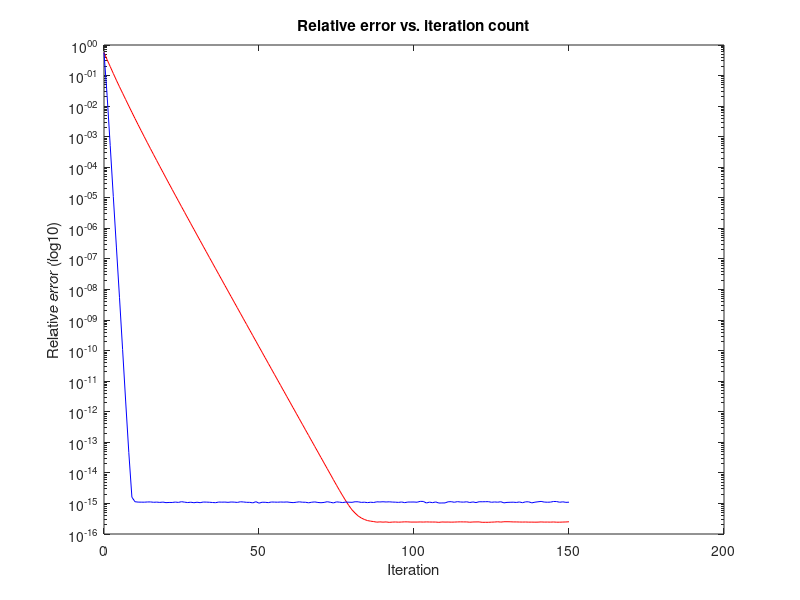

This chart was generated by the following MATLAB code:
%% Example of the RWF and IRWF algorithm under 1D Gaussian designs
% The code below is adapted from implementation of the TWF desinged by Y. Chen and E. Candes, Wirtinger Flow algorithm designed and implemented by E. Candes, X. Li, and M. Soltanolkotabi
clear;
%% Set Parameters
if exist('Params')                == 0,  Params.n2          = 1;    end
if isfield(Params, 'n1')          == 0,  Params.n1          = 1024; end             % signal dimension
if isfield(Params, 'm')           == 0,  Params.m           = 8* Params.n1;  end     % number of measurements
if isfield(Params, 'cplx_flag')   == 0,  Params.cplx_flag   = 0;    end             % real: cplx_flag = 0;  complex: cplx_flag = 1;
if isfield(Params, 'grad_type')   == 0,  Params.grad_type   = 'TWF_Poiss';  end     % 'TWF_Poiss': Poisson likelihood

if isfield(Params, 'alpha_lb')    == 0,  Params.alpha_lb    = 0.5;  end
if isfield(Params, 'alpha_ub')    == 0,  Params.alpha_ub    = 5;    end
if isfield(Params, 'alpha_h')     == 0,  Params.alpha_h     = 5;    end
if isfield(Params, 'alpha_y')     == 0,  Params.alpha_y     = 3;    end 
if isfield(Params, 'T')           == 0,  Params.T           = 150;  end    	% number of iterations
if isfield(Params, 'mu')          == 0,  Params.mu          = 0.2;  end		% step size / learning parameter 0.3 is best for twf, 0.2 is best fwf; 0.12 is best for nesterov
if isfield(Params, 'npower_iter') == 0,  Params.npower_iter = 30;   end		% number of power iterations

n           = Params.n1;    
m           = Params.m;         
cplx_flag	= Params.cplx_flag;  % real-valued: cplx_flag = 0;  complex-valued: cplx_flag = 1;    
display(Params)
        
%% make the data


x = randn(n,1)+ cplx_flag * 1i * randn(n,1);
xnorm=norm(x)

Amatrix = (randn(m,n)+ cplx_flag * 1i * randn(m,n)) / (sqrt(2)^cplx_flag);
A  = @(I) Amatrix  * I;
At = @(Y) Amatrix' * Y;
y  = abs(A(x)); % y_i=|a_i x|

%% Initialization
npower_iter = Params.npower_iter;           % Number of power iterations 
z0 = randn(n,Params.n2); z0 = z0/norm(z0,'fro');    % Initial guess 
%normest = sqrt(pi/2)*sum(y(:))/numel(y(:));
    tol = 1e-14;

 normest = (sqrt(pi/2)*(1-Params.cplx_flag)+sqrt(4/pi)*Params.cplx_flag)*sum(y(:))/numel(y(:))
ytr=y.* (abs(y) > 1 * normest );% truncated version
for tt = 1:npower_iter,                     
    z0 = At( ytr.* (A(z0)) ); z0 = z0/norm(z0,'fro');
end
z0 = normest * z0;                   % Apply scaling

%% reshaped Wirtinger flow
Relerrs=zeros(Params.T+1,1);
z=z0;
Relerrs(1) = norm(x - exp(-1i*angle(trace(x'*z))) * z, 'fro')/norm(x,'fro'); % Initial rel. error

mu=0.8+0.4*cplx_flag;% real step size 0.8/ complex step size1.2
t=1;
while t<=Params.T
    yz=Amatrix*z;
 %   ang   =  Params.cplx_flag*exp(1i * angle(yz)) +(1 - Params.cplx_flag) * sign(yz);
    z = z - mu* (m\At(yz-y.*yz./abs(yz)));
  Relerrs(t+1)=norm(x - exp(-1i*angle(trace(x'*z))) * z, 'fro')/norm(x,'fro');
    t=t+1;
end
T = Params.T;
fprintf('Relative error after initialization: %f\n', Relerrs(1))
fprintf('RWF Relative error after %d iterations: %14f\n', t, Relerrs(t))
 
figure, h1=semilogy(0:T,Relerrs,'-r'); 
xlabel('Iteration'), ylabel('Relative error (log10)'), ...
     title('Relative error vs. iteration count')
 hold on;
%% --- minibatch Incremental Reshaped Wirtinger Flow (IRWF) ---%
z=z0;
Relerrs=zeros(Params.T+1,1);

Relerrs(1) = norm(x - exp(-1i*angle(trace(x'*z))) * z, 'fro')/norm(x,'fro'); % Initial rel. error
mu=1;
sgd=Params.m;
batch=64; %batch=1 if for IRWF, 
tic;
for t = 1: Params.T,
        for i=1:batch:sgd-batch+1

            Asub=Amatrix(i:i+batch-1,:);
            ysub=y(i:i+batch-1);
            Asubz=Asub*z;
            z=z-(Asub'*(Params.n1\(Asubz-ysub.*Asubz./abs(Asubz))));
        end
  Relerrs(t+1)=norm(x - exp(-1i*angle(trace(x'*z))) * z, 'fro')/norm(x,'fro');
       
end
h2=semilogy(0:T,Relerrs,'-b');
hold off;